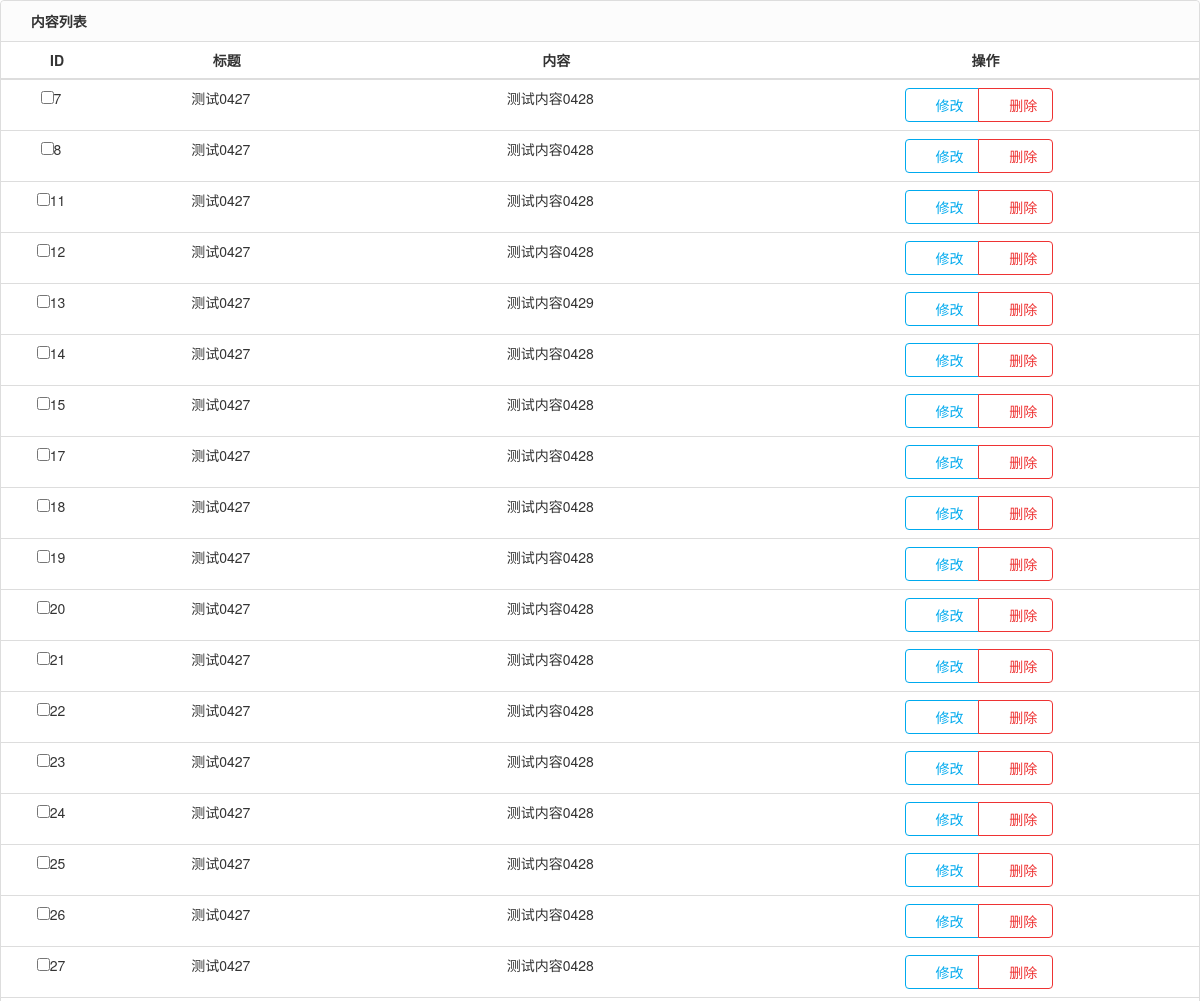
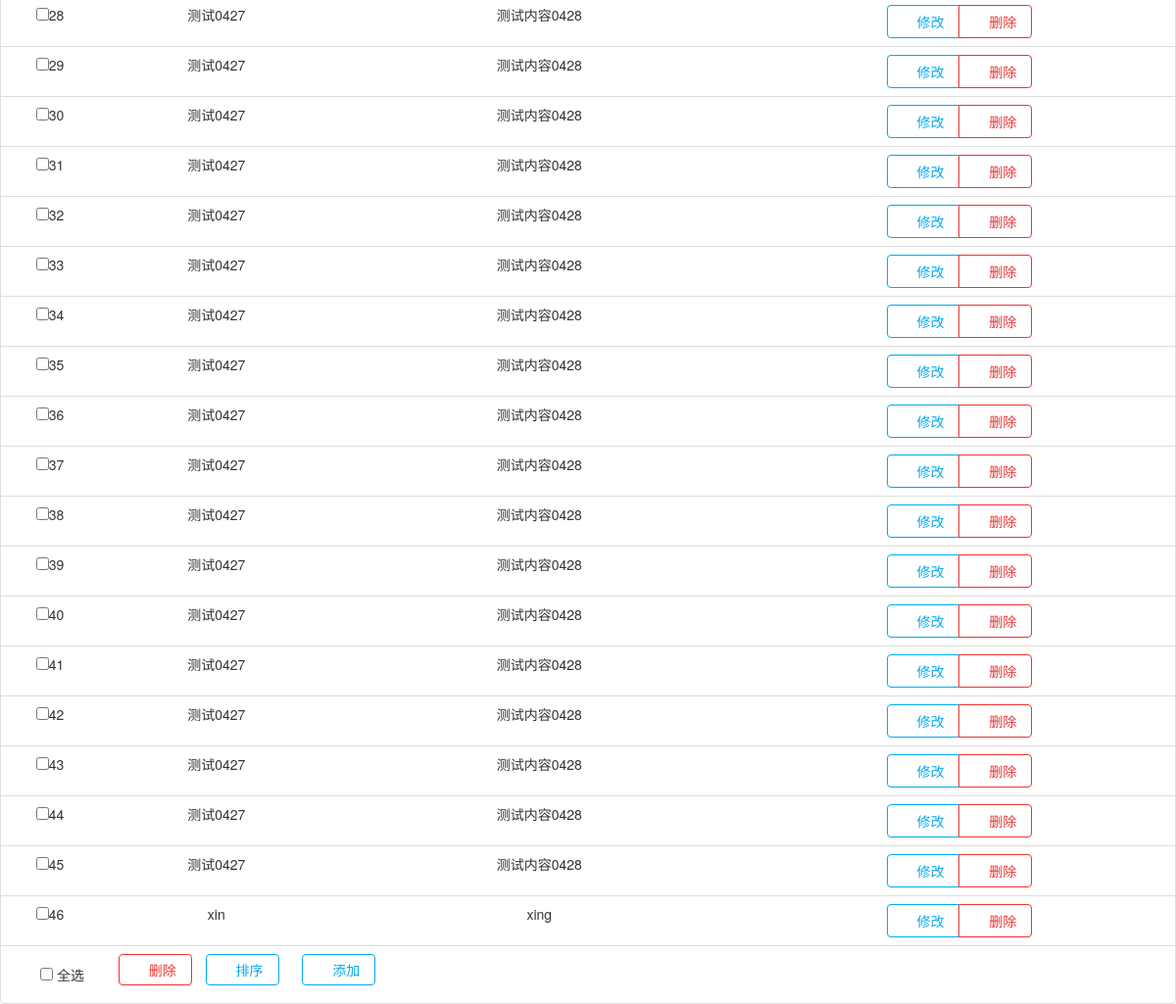
Screenshot of /mvc03/index.php with the database file from the repository (2 pictures, top to bottom).
### tables this page shows
CREATE TABLE `tb1` (
  `id` int(11) NOT NULL,
  `title` varchar(20) NOT NULL,
  `content` text NOT NULL
);

### mvc03/controller/titleController.php (called while the page is built, shortened)
<?php
class titleController{
	public $mysql;
	function __construct(){
		require("./model/mysql.php");
		$mysql=new mysql();
		$this->mysql=$mysql;
	}
	function select(){
		$sql="select * from tb1";
		$array=$this->mysql->select($sql);
		include('./view/index.tpl.php');
	}
}
?>

### mvc03/index.php (called while the page is built, shortened)
<?php
$method=!empty($_GET['m'])?$_GET['m']:'select';
$title=new $className();
$title->$method();
?>

### mvc03/model/mysql.php (called while the page is built, shortened)
<?php
class mysql{
	public $con;
	function __construct(){
		$con=mysqli_connect('localhost','root','','db0425');
		mysqli_query($con,'set names utf8;');
		$this->con=$con;
	}
	function select($sql){
		$result=mysqli_query($this->con,$sql);
		if($result){
			$array=array();
			while($row=mysqli_fetch_assoc($result)){
				$array[]=$row;
			}
		}
		return $array;
	}
}
?>

### mvc03/view/index.tpl.php (the view, shortened to what this page needs)
<!DOCTYPE html>
<html lang="zh-cn">
<head>
<link rel="stylesheet" href="public/css/pintuer.css">
<link rel="public/stylesheet" href="css/admin.css">
</head>
<body>
<form method="post" action="" id="listform">
  <div class="panel admin-panel">
    <div class="panel-head"><strong class="icon-reorder"> 内容列表</strong> <a href="" style="float:right; display:none;">添加字段</a></div>
    <table class="table table-hover text-center">
      <tr>
        <th width="100" style="text-align:center; padding-left:20px;">ID</th>
        <th width="20%" style="text-align:center; padding-left:20px;">标题</th>
        <th width="35%" style="text-align:center; padding-left:20px;">内容</th>
        <th style="text-align:center; padding-left:20px;" >操作</th>
      </tr>
      <?php
		foreach($array as $v){
	  ?>
      <tr>
	  <td><input type="checkbox" name="id[]" value="<?php echo $v['id'];?>" /><?php echo $v['id'] ;?></td>
      <td width="20%" ><?php echo $v['title'] ;?></td>
      <td width="35%" ><?php echo $v['content'];?></td>
      <td><div class="button-group"> <a class="button border-main" href="index.php?c=title&m=update&id=<?php echo $v['id']; ?>"><span class="icon-edit"></span> 修改</a> <a id="dellink" class="button border-red dellink" href="index.php?c=title&m=dodel&id=<?php echo $v['id']; ?>"><span class="icon-trash-o"></span> 删除</a></div></td>
      </tr>
		<?php }?>
      <tr>
        <td style="text-align:left; padding:19px 0;padding-left:40px;"><input type="checkbox" id="checkall"/>
          全选 </td>
        <td colspan="7" style="text-align:left;padding-left:20px;"><a href="javascript:void(0)" class="button border-red icon-trash-o" style="padding:5px 15px;" onclick="DelSelect()"> 删除</a> <a href="javascript:void(0)" style="padding:5px 15px; margin:0 10px;" class="button border-blue icon-edit" onclick="sorts()"> 排序</a>
        <a href="index.php?c=title&m=add" style="padding:5px 15px; margin:0 10px;" class="button border-blue icon-edit" > 添加</a>
        </td>
      </tr>
    </table>
  </div>
</form>
</body>
</html>

### rows the page displays
tb1: id "7", title "测试0427", content "测试内容0428"
tb1: id "8", title "测试0427", content "测试内容0428"
tb1: id "11", title "测试0427", content "测试内容0428"
tb1: id "12", title "测试0427", content "测试内容0428"
tb1: id "13", title "测试0427", content "测试内容0429"
tb1: id "14", title "测试0427", content "测试内容0428"
tb1: id "15", title "测试0427", content "测试内容0428"
tb1: id "17", title "测试0427", content "测试内容0428"
tb1: id "18", title "测试0427", content "测试内容0428"
tb1: id "19", title "测试0427", content "测试内容0428"
tb1: id "20", title "测试0427", content "测试内容0428"
tb1: id "21", title "测试0427", content "测试内容0428"
tb1: id "22", title "测试0427", content "测试内容0428"
tb1: id "23", title "测试0427", content "测试内容0428"
tb1: id "24", title "测试0427", content "测试内容0428"
tb1: id "25", title "测试0427", content "测试内容0428"
tb1: id "26", title "测试0427", content "测试内容0428"
tb1: id "27", title "测试0427", content "测试内容0428"
tb1: id "28", title "测试0427", content "测试内容0428"
tb1: id "29", title "测试0427", content "测试内容0428"
tb1: id "30", title "测试0427", content "测试内容0428"
tb1: id "31", title "测试0427", content "测试内容0428"
tb1: id "32", title "测试0427", content "测试内容0428"
tb1: id "33", title "测试0427", content "测试内容0428"
tb1: id "34", title "测试0427", content "测试内容0428"
tb1: id "35", title "测试0427", content "测试内容0428"
tb1: id "36", title "测试0427", content "测试内容0428"
tb1: id "37", title "测试0427", content "测试内容0428"
tb1: id "38", title "测试0427", content "测试内容0428"
tb1: id "39", title "测试0427", content "测试内容0428"
tb1: id "40", title "测试0427", content "测试内容0428"
tb1: id "41", title "测试0427", content "测试内容0428"
tb1: id "42", title "测试0427", content "测试内容0428"
tb1: id "43", title "测试0427", content "测试内容0428"
tb1: id "44", title "测试0427", content "测试内容0428"
tb1: id "45", title "测试0427", content "测试内容0428"
tb1: id "46", title "xin", content "xing"
